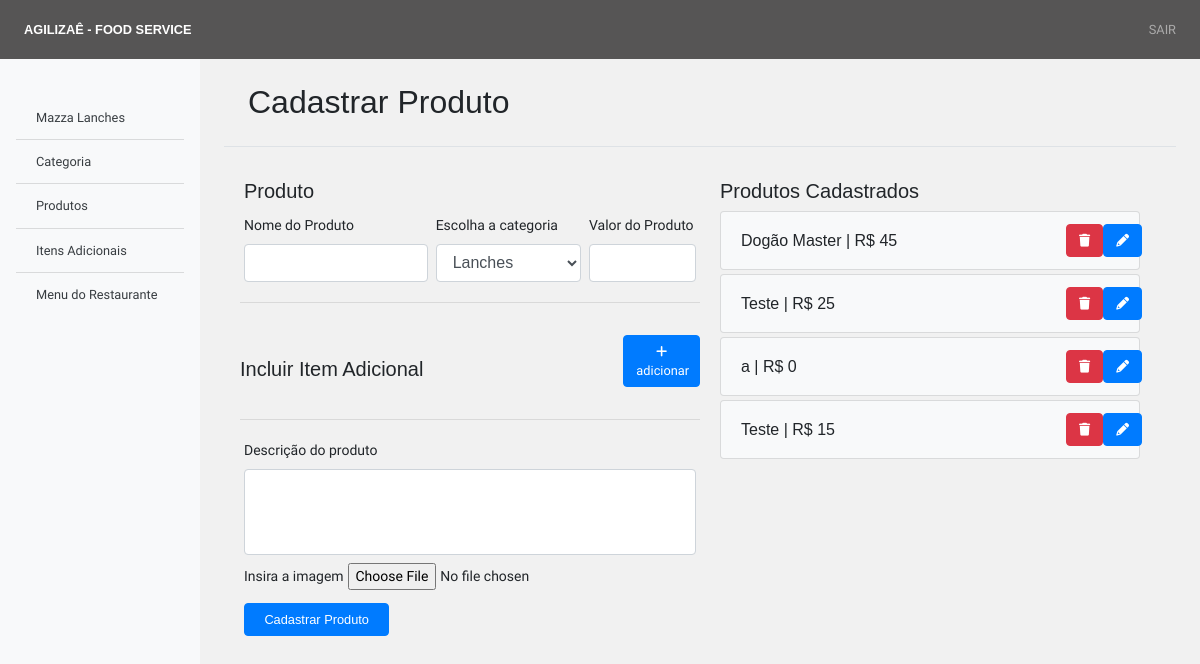
Before: /adm/cad-produto.php (signed in) with the older database file.
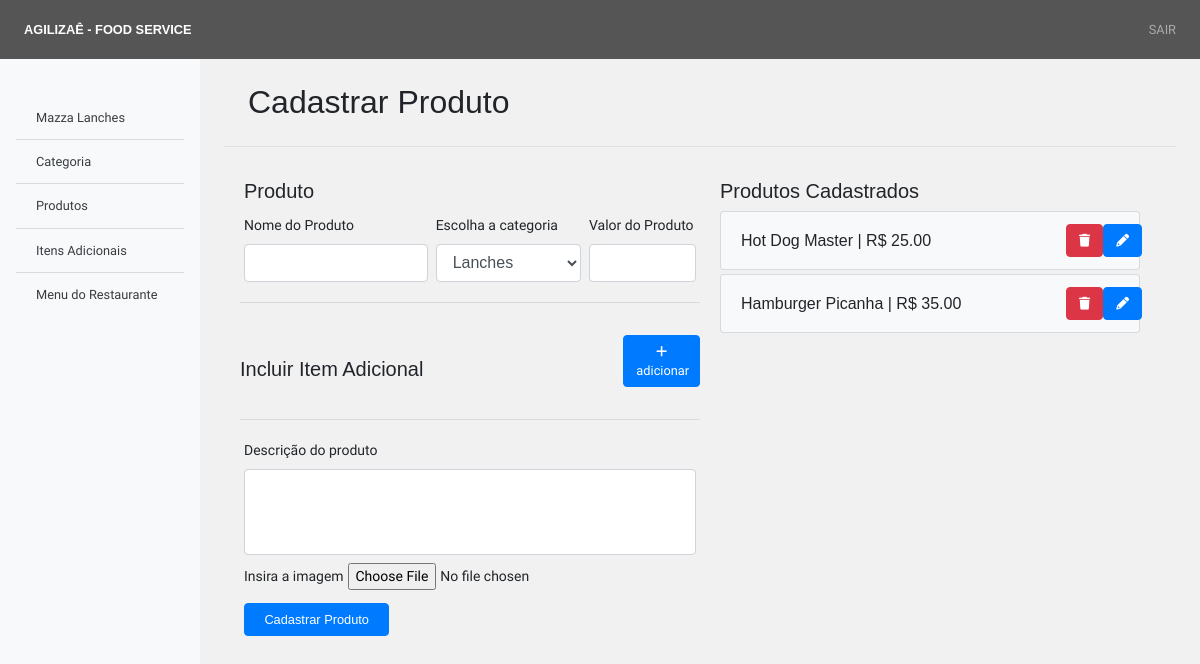
After: the same page with the newer database file.
### tables this page shows
CREATE TABLE `restaurante` (
  `cd_restaurante` int NOT NULL AUTO_INCREMENT,
  `cd_gestor` int DEFAULT NULL,
  `nm_restaurante` varchar(80) DEFAULT NULL,
  `nm_fantasia` varchar(80) DEFAULT NULL,
  `cd_cnpj` varchar(30) DEFAULT NULL,
  `ds_rua` varchar(80) DEFAULT NULL,
  `ds_num` varchar(15) DEFAULT NULL,
  `ds_bairro` varchar(30) DEFAULT NULL,
  `cd_cep` varchar(15) DEFAULT NULL,
  `nm_cidade` varchar(50) DEFAULT NULL,
  `nm_estado` varchar(4) DEFAULT NULL,
  PRIMARY KEY (`cd_restaurante`)
);

CREATE TABLE `produto` (
  `cd_produto` int NOT NULL AUTO_INCREMENT,
  `cd_categoria` int DEFAULT NULL,
  `cd_restaurante` int DEFAULT NULL,
  `nm_produto` varchar(20) DEFAULT NULL,
  `vl_produto` float(10,2) DEFAULT NULL,
  `ds_produto` varchar(500) DEFAULT NULL,
  `url_imagem` varchar(45) DEFAULT NULL,
  PRIMARY KEY (`cd_produto`)
);

### adm/cad-produto.php (the view, shortened to what this page needs)
<?php include('inc/header.php');?>
    <?php include('inc/navbar.php');
    ?>
    <div class="container-fluid">
        <div class="row">
            <nav id="sidebarMenu" class="col-md-3 col-lg-2 d-md-block bg-light sidebar collapse">
                <?php include('inc/navegacao-lateral.php')?>
            </nav>
            <main id="cadArea" role="main" class="col-md-9 ml-sm-auto col-lg-10 px-md-4">
                <div class="d-flex justify-content-between flex-wrap flex-md-nowrap align-items-center px-4 py-4 mb-3 border-bottom">
                    <h3 class="h2 mb-0"><?php echo isset($produto)?"Editar":"Cadastrar"?> Produto</h3>
                </div>
                <div class="p-3" style="height:100vh">
                    <div class="row no-gutters">
                        <div class="col-12 col-sm-6">
                            <div class="mx-1">
                                <h5 class="mb-2">Produto</h5>
                            </div>
                            <form id="cadProd" method="POST" enctype="multipart/form-data">
                                <div class="row no-gutters">
                                    <div class="col-12">
                                        <div class="row no-gutters">
                                            <div class="col-5">
                                                <div class="m-1">
                                                    <div class="form-group mb-0">
                                                        <label>Nome do Produto</label>
                                                        <input type="text" class="form-control" data-name="Nome do Produto" name="nmproduto" value="<?php echo isset($produto)?$produto["nm_produto"]:"" ?>">
                                                    </div>
                                                </div>
                                            </div>
                                            <div class="col-4">
                                                <div class="m-1">
                                                    <div class="form-group mb-0">
                                                        <label>Escolha a categoria</label>
                                                        <select class="form-control" name="cdcategoria">
                                                            <?php
                                                            $catProd = "SELECT * FROM categoria WHERE cd_restaurante = $cdRest";
                                                            $resultCatProd = $conexao->query($catProd);
                                                            $linhasCatProd = $resultCatProd->num_rows;
                                                            if($linhasCatProd > 0) {
                                                                while($rowCtPrd = $resultCatProd->fetch_assoc()) { ?>
                                                            <option <?php echo isset($produto) && $rowCtPrd["cd_categoria"] == $produto["cd_categoria"]?'selected':''?> value="<?php echo $rowCtPrd["cd_categoria"]?>" ><?php echo $rowCtPrd["nm_categoria"]?></option>
                                                            <?php
                                                                };
                                                            }else {?>
                                                            <option>Não Categorias</option>
                                                            <?php };?>
                                                        </select>
                                                    </div>
                                                </div>
                                            </div>
                                            <div class="col-3">
                                                <div class="m-1">
                                                    <div class="form-group mb-0">
                                                        <label>Valor do Produto</label>
                                                        <input type="text" class="form-control" data-name="Valor do Produto" name="vlproduto" value="<?php echo isset($produto)?$produto["vl_produto"]:" "?>">
                                                    </div>
                                                </div>
                                            </div>
                                        </div>
                                    </div>
                                    <hr class="w-100">
                                    <div class="col-12 mt-3">
                                        <div class="row no-gutters align-items-center justify-content-between">
                                            <div classs="col-5 mb-3">
                                                <h5 class="m-0">Incluir Item Adicional</h5>
                                            </div>
                                            <div class="col-4 mb-3 d-flex justify-content-end">
                                                <a href="#" class="btn btn-primary w-50 adicionar"><i class="fa-solid fa-plus"></i> adicionar</a>
                                            </div>
                                        </div>
                                    </div>
                                    <hr class="w-100">
                                    <div class="col-12">
                                        <div class="m-1">
                                            <div class="form-group mb-0">
                                                <label>Descrição do produto</label>
                                                <textarea class="form-control" rows="3" data-name="Descrição do Produto" name="descproduto"><?php echo isset($produto)?$produto["ds_produto"]:""?></textarea>
                                            </div>
                                        </div>
                                    </div>
                                    <div class="col-12">
                                        <div class="m-1">
                                            <div class="form-group mb-0">
                                                <?php
                                                    echo "
                                                    <div id='input-imagem-produto' class='". (isset($produto) ? 'd-none' : '') ."'>
                                                        <label>Insira a imagem</label>
                                                        <input type='file' data-name='Imagem' name='imagemprod' >
                                                    </div>
                                                    ";
                                                ?>
                                            </div>
                                        </div>
                                    </div>
                                    <div class="col-4">
                                        <div class="m-1">
                                            <button type="submit" class="btn btn-<?php echo isset($produto)?"warning":"primary"?> w-100"><?php echo isset($produto)?"Editar":"Cadastrar"?> Produto</button>
                                        </div>
                                    </div>
                                </div>
                            </form>
                        </div>
                        <div class="col-12 col-sm-6">
                            <?php
                                $mostraProduto = "SELECT nm_produto, vl_produto, cd_produto FROM produto  WHERE cd_restaurante = $cdRest";
                                $resultmostraProduto = $conexao->query($mostraProduto);
                                $linhasmostraProd = $resultmostraProduto->num_rows;
                                if($linhasmostraProd > 0) {
                            ?>
                            <div class="mx-3">
                                <div class="mx-1">
                                    <h5 class="mb-2">Produtos Cadastrados</h5>
                                </div>
                                <?php while($rowmstPrd = $resultmostraProduto->fetch_assoc()) { ?>
                                <div class="m-1">
                                    <ul class="list-group">
                                        <li class="list-group-item bg-light d-flex align-items-center justify-content-between">
                                            <strong class="h6 mb-0"><?php echo$rowmstPrd["nm_produto"]?> | R$ <?php echo$rowmstPrd["vl_produto"]?></strong>
                                            <div class="btn-area">
                                                <a href="cad-produto?id=<?php echo$rowmstPrd["cd_produto"]?>&action=delete" class="btn btn-danger" title="deletar"><i class="fa-solid fa-trash"></i></a>
                                                <a href="cad-produto?id=<?php echo$rowmstPrd["cd_produto"]?>" class="btn btn-primary" title="editar"><i class="fa-solid fa-pencil"></i></a>
                                            </div>
                                        </li>
                                    </ul>
                                </div>
                                <?php } ?>
                            </div>
                            <?php } ?>
                        </div>
                    </div>
                </div>
            </main>
        </div>
    </div>
<?php include('inc/footer.php')?>

### adm/inc/header.php (shortened to what this page needs)
<!DOCTYPE html>
<html lang="pt-br">
    <?php
        include('requires/conexao.php');
    ?>
    <head>
        <link rel="stylesheet" type="text/css" href="../assets/css/main-adm.css">
    </head>
    <body>
    <?php
        $cdRest = isset($_SESSION) && array_key_exists('gestor',$_SESSION)? $_SESSION['gestor']['cd_restaurante'] : null;
        if($cdRest != null) {
            $sqlLoja = "SELECT * FROM restaurante WHERE cd_restaurante = $cdRest";
            $dadosLoja = $conexao->query($sqlLoja);
            $rowLoja = $dadosLoja->fetch_assoc();
        }
    ?>

### adm/inc/navbar.php (shortened to what this page needs)
<nav class="navbar navbar-dark sticky-top bg-dark flex-md-nowrap p-2 shadow">
    <a class="navbar-brand col-md-3 col-lg-3 mr-0 px-3" href="./"><strong>AGILIZAÊ - FOOD SERVICE</strong></a>
    <ul class="navbar-nav px-3">
        <li class="nav-item text-nowrap">
            <a class="nav-link" href="logout">SAIR</a>
        </li>
    </ul>
</nav>

### adm/inc/navegacao-lateral.php
<div class="sidebar-sticky pt-5">
    <div class="list-group list-group-flush px-3">
        <a href="./" class="list-group-item list-group-item-action list-group-item-secondary"><?php echo$rowLoja['nm_fantasia']?></a>
        <a href="cad-categoria" class="list-group-item list-group-item-action list-group-item-secondary">Categoria</a>
        <a href="cad-produto" class="list-group-item list-group-item-action list-group-item-secondary">Produtos</a>
        <a href="cad-itemadicional" class="list-group-item list-group-item-action list-group-item-secondary">Itens Adicionais</a>
        <a href="administracao-menu" class="list-group-item list-group-item-action list-group-item-secondary">Menu do Restaurante</a>
    </div>
</div>

### adm/inc/footer.php (shortened to what this page needs)
    </body>
</html>

### assets/css/main-adm.css (style rules this page uses)
* { margin: 0; padding: 0; font-family: 'Montserrat', sans-serif; }
body { background-color: #f1f1f1; font-size: .875rem; }
a { color: #000; }
h1, h2, h3, h4, h5, h6 { font-family: 'Montserrat', sans-serif; }
p, a, ul, li { font-family: 'Roboto', sans-serif; color: inherit; text-decoration: none; }
textarea, input, label { font-family: 'Roboto', sans-serif; resize: none; }
textarea::placeholder { color: #b3b8bd !important; font-size: 0.85rem !important; }
button, a { font-size: 0.8rem !important; }
.sidebar { position: fixed; top: 0; bottom: 0; left: 0; z-index: 100; padding: 48px 0 0; }
.sidebar-sticky { position: relative; top: 0; height: calc(100vh - 48px); padding-top: .5rem; overflow-x: hidden; overflow-y: auto; }
.list-group-item { background-color: transparent; }
.navbar-dark { background-color: #565555 !important; }
.navbar-brand { padding-top: .75rem; padding-bottom: .75rem; font-size: 1rem; background-color: #565555; }
.btn-area { width: 14%; display: flex; justify-content: space-between; }

Changed rows visible on the page:
removed produto: nm_produto "Teste", vl_produto "25"
removed produto: nm_produto "a", vl_produto "0"
changed produto: nm_produto "Dogão Master" → "Hot Dog Master"; vl_produto "45" → "25.00"
changed produto: nm_produto "Teste" → "Hamburger Picanha"; vl_produto "15" → "35.00"
